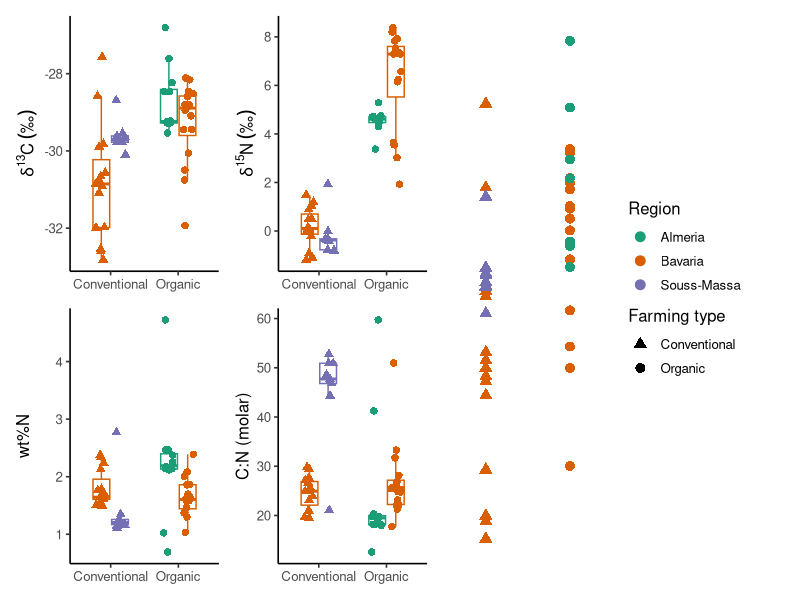

Source code (R):
#Author Name    :Ibrahim Khalil
#Project Name   :Isotopic Analysis of Tomatoes
#Content Name   :Overview of traits (2×2 boxplot grid)
#Date           :10.10.2025
# ------------------------------------------------------------

setwd("C:/Users/User/OneDrive/Desktop/Stable-Isotope-Ratio-Analysis-of-Tomatoes")

library(readr)
library(dplyr)
library(ggplot2)
library(tidyr)
library(patchwork)

dat <- read_csv("Original_Replicates_Labeled.csv", show_col_types = FALSE)

pal_region <- c(
  "Almeria"     = "#1b9e77",
  "Bavaria"     = "#d95f02",
  "Souss-Massa" = "#7570b3"
)
shape_ft <- c("Conventional" = 17, "Organic" = 16)

p1 <- ggplot(dat, aes(farming_type, d13C_permil, color = region, shape = farming_type)) +
  geom_boxplot(width = 0.55, outlier.shape = NA) +
  geom_point(position = position_jitterdodge(jitter.width = 0.15, dodge.width = 0.6), size = 2.2) +
  scale_color_manual(values = pal_region) +
  scale_shape_manual(values = shape_ft) +
  labs(x = NULL, y = expression(delta^13*C~("\u2030"))) +
  theme_classic(base_size = 12) +
  theme(legend.position = "none")

p2 <- ggplot(dat, aes(farming_type, d15N_permil, color = region, shape = farming_type)) +
  geom_boxplot(width = 0.55, outlier.shape = NA) +
  geom_point(position = position_jitterdodge(jitter.width = 0.15, dodge.width = 0.6), size = 2.2) +
  scale_color_manual(values = pal_region) +
  scale_shape_manual(values = shape_ft) +
  labs(x = NULL, y = expression(delta^15*N~("\u2030"))) +
  theme_classic(base_size = 12) +
  theme(legend.position = "none")

p3 <- ggplot(dat, aes(farming_type, wtN_percent, color = region, shape = farming_type)) +
  geom_boxplot(width = 0.55, outlier.shape = NA) +
  geom_point(position = position_jitterdodge(jitter.width = 0.15, dodge.width = 0.6), size = 2.2) +
  scale_color_manual(values = pal_region) +
  scale_shape_manual(values = shape_ft) +
  labs(x = NULL, y = "wt%N") +
  theme_classic(base_size = 12) +
  theme(legend.position = "none")

p4 <- ggplot(dat, aes(farming_type, CN_molar, color = region, shape = farming_type)) +
  geom_boxplot(width = 0.55, outlier.shape = NA) +
  geom_point(position = position_jitterdodge(jitter.width = 0.15, dodge.width = 0.6), size = 2.2) +
  scale_color_manual(values = pal_region) +
  scale_shape_manual(values = shape_ft) +
  labs(x = NULL, y = "C:N (molar)") +
  theme_classic(base_size = 12) +
  theme(legend.position = "none")

legend_plot <- ggplot(dat, aes(farming_type, d13C_permil, color = region, shape = farming_type)) +
  geom_point(size = 3) +
  scale_color_manual(values = pal_region) +
  scale_shape_manual(values = shape_ft) +
  guides(color = guide_legend(title = "Region"), shape = guide_legend(title = "Farming type")) +
  theme_void(base_size = 12) +
  theme(legend.position = "right", legend.box = "vertical")

grid <- (p1 | p2) / (p3 | p4)
final <- grid + plot_layout(guides = "collect") & theme(legend.position = "none")
wrapped <- final | legend_plot + plot_layout(widths = c(1, 0.28))

ggsave("Figure1_overview_traits.tiff", wrapped, device = "tiff", dpi = 300, width = 13.7, height = 9.6, units = "in")
